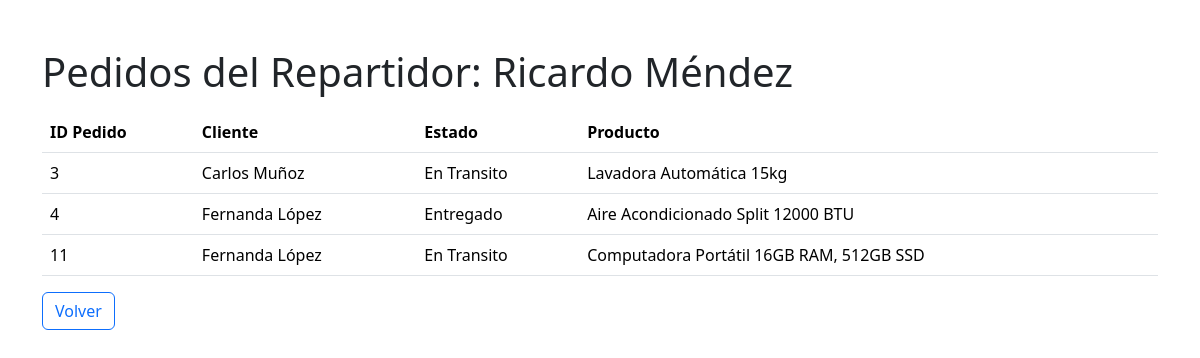
Screenshot of /repartidores/3/pedidos/ with the database file from the repository.
### app/models.py (models this page shows, shortened)
class Repartidor(models.Model):
    nombre = models.CharField(max_length=200)

class Pedido(models.Model):
    nombre_pedido = models.ForeignKey(Cliente, on_delete=models.PROTECT, related_name='pedidos_nombre')
    estado_pedido = models.ForeignKey(Estado, on_delete=models.PROTECT)
    repartidor_pedido = models.ForeignKey(Repartidor, on_delete=models.PROTECT)
    producto_pedido = models.ForeignKey(Producto, on_delete=models.PROTECT,  null=True, blank=True)

class Cliente(models.Model):
    nombre = models.CharField(max_length=200)
    rut = models.IntegerField()
    direccion = models.TextField()

class Estado(models.Model):
    estado = models.CharField(max_length=200)

class Producto(models.Model):
    nombre = models.CharField(max_length=200)
    precio = models.IntegerField()

### app/views.py (the view)
# urls.py: path('repartidores/<int:repartidor_id>/pedidos/', pedidos_repartidor, name='pedidos_repartidor'),
def pedidos_repartidor(request, repartidor_id):
    repartidor = get_object_or_404(Repartidor, id=repartidor_id)
    pedidos = Pedido.objects.filter(repartidor_pedido=repartidor)
    context = {
        'repartidor': repartidor,
        'pedidos': pedidos
    }
    return render(request, 'app/pedidos_repartidor.html', context)

### app/templates/app/pedidos_repartidor.html (shortened to what this page needs)
<!DOCTYPE html>
<html lang="es">
<head>
    <link href="https://cdn.jsdelivr.net/npm/bootstrap@5.3.3/dist/css/bootstrap.min.css" rel="stylesheet">
</head>
<body>
    <div class="container">
        <h1 class="mt-5 mb-3">Pedidos del Repartidor: {{ repartidor.nombre }}</h1>
        <table class="table">
            <thead>
                <tr>
                    <th>ID Pedido</th>
                    <th>Cliente</th>
                    <th>Estado</th>
                    <th>Producto</th>
                </tr>
            </thead>
            <tbody>
                {% for pedido in pedidos %}
                <tr>
                    <td>{{ pedido.id }}</td>
                    <td>{{ pedido.nombre_pedido.nombre }}</td>
                    <td>{{ pedido.estado_pedido.estado }}</td>
                    <td>
                        {% if pedido.producto_pedido %}
                            {{ pedido.producto_pedido.nombre }}
                        {% else %}
                            N/A
                        {% endif %}
                    </td>
                </tr>
                {% endfor %}
            </tbody>
        </table>
        <a href="{% url 'lista_repartidores' %}" class="btn btn-outline-primary">Volver</a>
    </div>
</body>
</html>

### rows the page displays
Repartidor: nombre "Ricardo Méndez"
Pedido: id "3", nombre_pedido.nombre "Carlos Muñoz", estado_pedido.estado "En Transito", producto_pedido.nombre "Lavadora Automática 15kg"
Pedido: id "4", nombre_pedido.nombre "Fernanda López", estado_pedido.estado "Entregado", producto_pedido.nombre "Aire Acondicionado Split 12000 BTU"
Pedido: id "11", nombre_pedido.nombre "Fernanda López", estado_pedido.estado "En Transito", producto_pedido.nombre "Computadora Portátil 16GB RAM, 512GB SSD"
